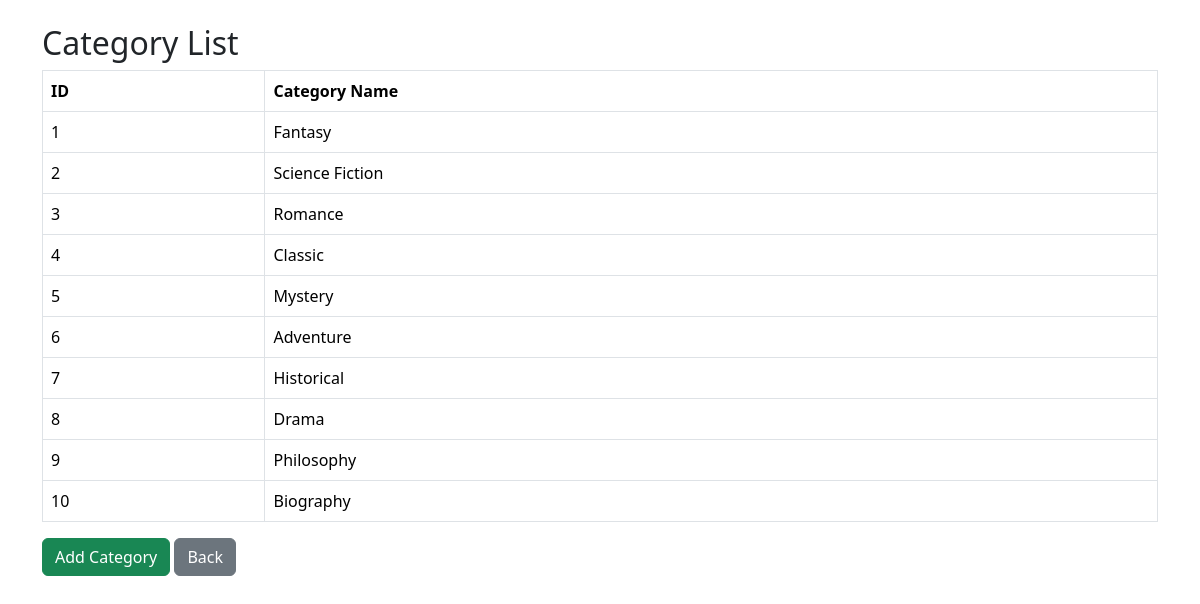
Page /view_categories.php on the committed database.
### tables this page shows
CREATE TABLE Category (
  Category_ID INT AUTO_INCREMENT PRIMARY KEY,
  Category_Name VARCHAR(100) NOT NULL
);

### view_categories.php (the view, shortened to what this page needs)
<?php include 'db_connect.php'; ?>
<!DOCTYPE html>
<html>
<head>
  <link href="https://cdn.jsdelivr.net/npm/bootstrap@5.3.7/dist/css/bootstrap.min.css" rel="stylesheet">
</head>
<body class="p-4">
  <div class="container">
    <h2>Category List</h2>
    <table class="table table-bordered">
      <tr><th>ID</th><th>Category Name</th></tr>
      <?php
      $result = $conn->query("SELECT * FROM Category");
      while ($row = $result->fetch_assoc()) {
        echo "<tr>
          <td>{$row['Category_ID']}</td>
          <td>{$row['Category_Name']}</td>
        </tr>";
      }
      ?>
    </table>
    <a href="add_category.php" class="btn btn-success">Add Category</a>
    <a href="admin_dashboard.php" class="btn btn-secondary">Back</a>
  </div>
</body>
</html>

### rows in the picture
category: Category_ID "1", Category_Name "Fantasy"
category: Category_ID "2", Category_Name "Science Fiction"
category: Category_ID "3", Category_Name "Romance"
category: Category_ID "4", Category_Name "Classic"
category: Category_ID "5", Category_Name "Mystery"
category: Category_ID "6", Category_Name "Adventure"
category: Category_ID "7", Category_Name "Historical"
category: Category_ID "8", Category_Name "Drama"
category: Category_ID "9", Category_Name "Philosophy"
category: Category_ID "10", Category_Name "Biography"
